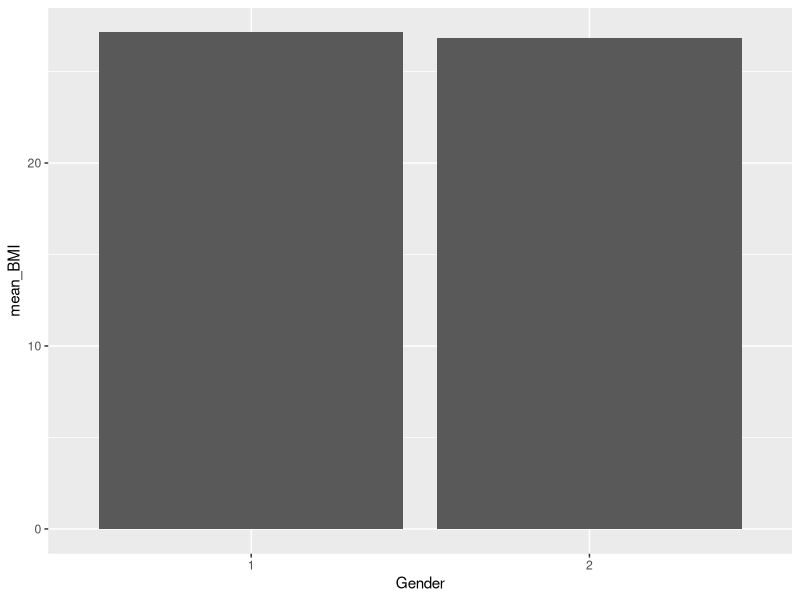

Reproduce this figure in R.
# Main Team Project Script
# Authors: Youssef Emam, Hasan Abdo, Angela Bakaj
# Date: Aug. 12, 2024
# to run: set wd to main repo page (Solivana_DS1_Final folder)

eda <- function(sleep_data){
  #summarize mean age by gender
  sleep_data.age <- sleep_data %>% 
    group_by(Gender) %>%
    summarise(mean_age = mean(Age, na.rm = T))
  
  ggplot(data = sleep_data.age, mapping = aes(x = Gender, y= mean_age))+
    geom_col()
  
  #summarize BMI by gender
  sleep_data.BMI <- sleep_data %>% 
    group_by(Gender) %>%
    summarise(mean_BMI = mean(BMI, na.rm = T))
  
  ggplot(data = sleep_data.BMI, mapping = aes(x = Gender, y= mean_BMI))+
    geom_col()
}

#initialize libaries
library(tidyverse)
library(ggplot2)

#import the data
sleep_data <- read.csv("datasets/project_data.csv", header = T)

names(sleep_data)

#clean the data

#select relevant columns
sleep_data <- sleep_data %>% 
  select(Subject,
         Gender,
         Age,
         BMI,
         Time.from.transplant,
         Liver.Diagnosis,
         Recurrence.of.disease,
         Rejection.graft.dysfunction,
         Any.fibrosis,
         Renal.Failure,
         Depression,
         Corticoid,
         Epworth.Sleepiness.Scale,
         Pittsburgh.Sleep.Quality.Index.Score,
         Athens.Insomnia.Scale,
         Berlin.Sleepiness.Scale,
         SF36.PCS,
         SF36.MCS)

#Quick glimplse of the data
summary(sleep_data)

#convert categorical data to factors
cols <- c("Gender", "Liver.Diagnosis", "Recurrence.of.disease", "Rejection.graft.dysfunction", "Any.fibrosis", "Renal.Failure", "Depression",  "Corticoid", "Berlin.Sleepiness.Scale")

#convert the specified columns to factors
sleep_data[cols] <- lapply(sleep_data[cols], as.factor)

#look at the unique values in each categorical field
# make sure there is nothing there that shouldnt be there
apply(sleep_data[cols], 2, unique)

#identify missingness in the data
tab <- apply(ifelse(is.na(sleep_data), "Missing", "Not Missing"), 2, table)

#proportion tables for missingness (True = not missing, false = missing)
lapply(tab, prop.table)

# PSS has 30% missingness, may make sense to exclude from the analysis


#Description of relevant data
eda(sleep_data)
  